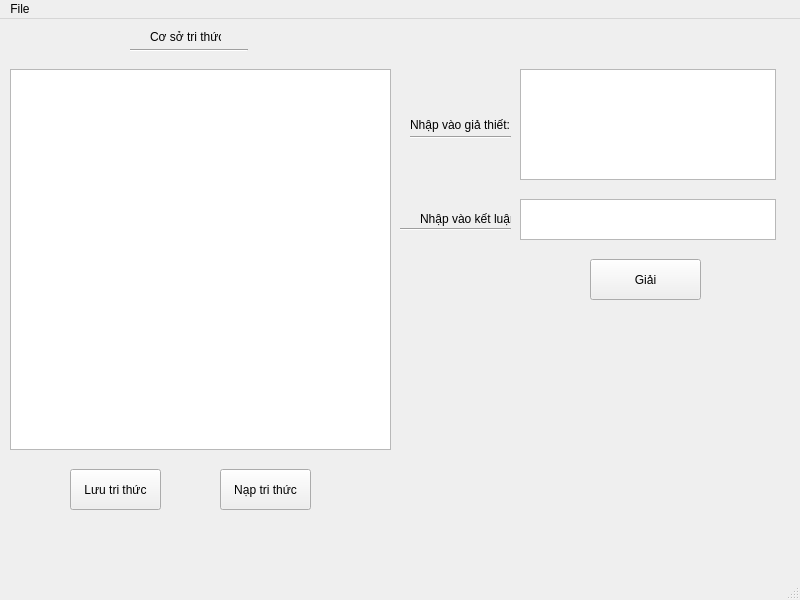
<?xml version="1.0" encoding="UTF-8"?>
<ui version="4.0">
 <class>KBS</class>
 <widget class="QMainWindow" name="KBS">
  <property name="geometry">
   <rect>
    <x>0</x>
    <y>0</y>
    <width>800</width>
    <height>600</height>
   </rect>
  </property>
  <property name="windowTitle">
   <string>MainWindow</string>
  </property>
  <widget class="QWidget" name="centralwidget">
   <widget class="QTextBrowser" name="txt_GT">
    <property name="geometry">
     <rect>
      <x>520</x>
      <y>50</y>
      <width>256</width>
      <height>111</height>
     </rect>
    </property>
   </widget>
   <widget class="QLabel" name="label">
    <property name="geometry">
     <rect>
      <x>410</x>
      <y>80</y>
      <width>101</width>
      <height>51</height>
     </rect>
    </property>
    <property name="text">
     <string>Nhập vào giả thiết:</string>
    </property>
   </widget>
   <widget class="QTextBrowser" name="txt_KL">
    <property name="geometry">
     <rect>
      <x>520</x>
      <y>180</y>
      <width>256</width>
      <height>41</height>
     </rect>
    </property>
   </widget>
   <widget class="QLabel" name="label_2">
    <property name="geometry">
     <rect>
      <x>420</x>
      <y>190</y>
      <width>91</width>
      <height>20</height>
     </rect>
    </property>
    <property name="text">
     <string>Nhập vào kết luận:</string>
    </property>
   </widget>
   <widget class="QLabel" name="label_3">
    <property name="geometry">
     <rect>
      <x>150</x>
      <y>10</y>
      <width>71</width>
      <height>16</height>
     </rect>
    </property>
    <property name="text">
     <string>Cơ sở tri thức:</string>
    </property>
   </widget>
   <widget class="QTextBrowser" name="txt_KBS">
    <property name="geometry">
     <rect>
      <x>10</x>
      <y>50</y>
      <width>381</width>
      <height>381</height>
     </rect>
    </property>
   </widget>
   <widget class="QPushButton" name="btn_save">
    <property name="geometry">
     <rect>
      <x>70</x>
      <y>450</y>
      <width>91</width>
      <height>41</height>
     </rect>
    </property>
    <property name="text">
     <string>Lưu tri thức</string>
    </property>
   </widget>
   <widget class="QPushButton" name="btn_load">
    <property name="geometry">
     <rect>
      <x>220</x>
      <y>450</y>
      <width>91</width>
      <height>41</height>
     </rect>
    </property>
    <property name="text">
     <string>Nạp tri thức</string>
    </property>
   </widget>
   <widget class="QPushButton" name="btn_solve">
    <property name="geometry">
     <rect>
      <x>590</x>
      <y>240</y>
      <width>111</width>
      <height>41</height>
     </rect>
    </property>
    <property name="text">
     <string>Giải</string>
    </property>
   </widget>
   <widget class="Line" name="line_3">
    <property name="geometry">
     <rect>
      <x>400</x>
      <y>200</y>
      <width>111</width>
      <height>20</height>
     </rect>
    </property>
    <property name="orientation">
     <enum>Qt::Horizontal</enum>
    </property>
   </widget>
   <widget class="Line" name="line_4">
    <property name="geometry">
     <rect>
      <x>410</x>
      <y>110</y>
      <width>101</width>
      <height>16</height>
     </rect>
    </property>
    <property name="orientation">
     <enum>Qt::Horizontal</enum>
    </property>
   </widget>
   <widget class="Line" name="line">
    <property name="geometry">
     <rect>
      <x>130</x>
      <y>30</y>
      <width>118</width>
      <height>3</height>
     </rect>
    </property>
    <property name="orientation">
     <enum>Qt::Horizontal</enum>
    </property>
   </widget>
   <widget class="QLabel" name="lbl_answer">
    <property name="geometry">
     <rect>
      <x>460</x>
      <y>310</y>
      <width>311</width>
      <height>201</height>
     </rect>
    </property>
    <property name="text">
     <string/>
    </property>
   </widget>
  </widget>
  <widget class="QMenuBar" name="menubar">
   <property name="geometry">
    <rect>
     <x>0</x>
     <y>0</y>
     <width>800</width>
     <height>21</height>
    </rect>
   </property>
   <widget class="QMenu" name="menuFile">
    <property name="title">
     <string>File</string>
    </property>
   </widget>
   <addaction name="menuFile"/>
  </widget>
  <widget class="QStatusBar" name="statusbar"/>
 </widget>
 <resources/>
 <connections/>
</ui>
